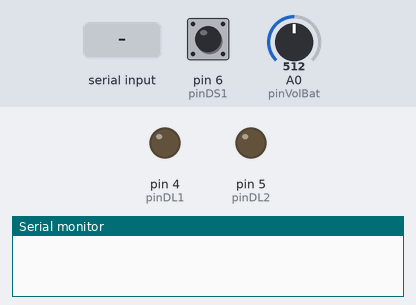
Recording of a sketch running on a simulated Arduino Uno, built with avr-gcc and run on an emulated ATmega328P. Shown: output pins drawn as LEDs (lit = HIGH), the last lines printed to the serial monitor. The inputs (shaded band) are chosen by the test bench; at power-on: pin 6 (pinDS1) HIGH, A0 (pinVolBat) = 512.

Above: at 1.2 s.
1.3 s: "l2,1\n" received over Serial
At 4.5 s:
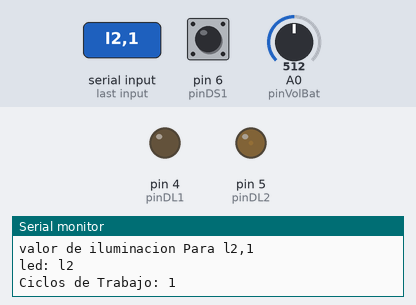
5.5 s: "l2,150\n" received over Serial
At 9.0 s:
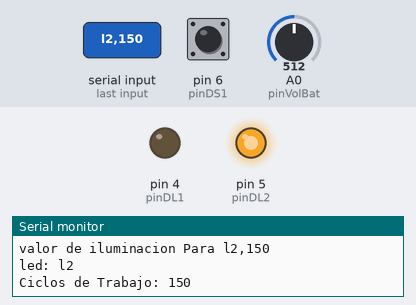
9.5 s: "l2" received over Serial
At 13.2 s:
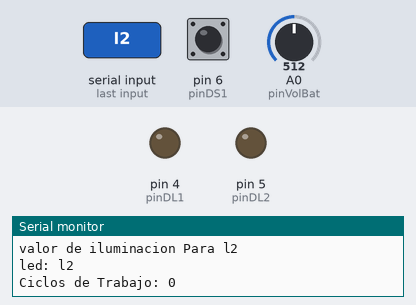
Timing chart, 0 to 14.7 s (numbered marks = the images above; inputs shaded):
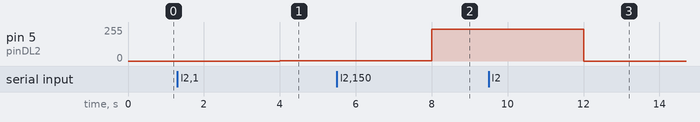

The sketch:

test.ino
```cpp
int pinDL1 =  4;// led Dl1
int pinDL2 =  5;// led Dl2
int pinDS1 = 6;//pulsador DS1
int pinDS2 = 7;//pulsador DS2
int pinSensor = 3;//salida PWM
int pinVolBat = A0; // lectura de voltaje de la bateria
unsigned long previousMillis = 0;// variable inicial para calculo de tiempo
const long interval = 3000; // intervalo de 3 segundos segun el reqerimiento

void batStatus(){
    int value;
    float volt;

    value = analogRead(pinVolBat);
    volt = value * 5.0 / 1024;
    Serial.print("voltaje bateria: ");
    Serial.println(volt);
}

void ledLevel(){
    String ledValue = "";
    String led = "";
    int workCycle = 0;

    if (Serial.available() > 0){
    ledValue= Serial.readString();
    Serial.println("valor de iluminacion Para "+ledValue);
    led = ledValue.substring(0,ledValue.indexOf(","));
    Serial.println("led: "+led);
    workCycle = (int)ledValue.substring(ledValue.indexOf(",")+1,ledValue.length()).toInt();
    Serial.print("Ciclos de Trabajo: ");
    Serial.println(workCycle);
    if(led == "l1"){
      analogWrite(pinDL1, workCycle * 255 /100);
      }
    else if(led == "l2"){
      analogWrite(pinDL2, workCycle * 255 /100);
    }
    else{
      Serial.println("Ups!! Caracter incorrecto");
    }
    }
}

void sensorBt(){
  if (digitalRead(pinDS1) == LOW && digitalRead(pinDS2) == LOW) {
    digitalWrite(pinSensor, HIGH);
  }
  else{
    digitalWrite(pinSensor, LOW);
  }
}

void setup() {
  TCCR2B = TCCR2B & B11111000 | B00000010;    // TIM2 (Pin3 & Pin11) divisor = 8  PWM frecuencia = 3921.16 Hz

  pinMode(pinDL1, OUTPUT);
  pinMode(pinDL2, OUTPUT);
  pinMode(pinSensor, OUTPUT);

  pinMode(pinDS1, INPUT);
  pinMode(pinDS2, INPUT);


  Serial.begin(9600);
}

void loop() {

  unsigned long currentMillis = millis();
  if (currentMillis - previousMillis >= interval) {
      batStatus();
  }
  ledLevel();
  sensorBt();
  delay(3000);
}
```

Measured:
- after the input at 1.3 s, pin 5 (pinDL2): 0/255 → 2/255 after 2.7 s
- after the input at 5.5 s, pin 5 (pinDL2): 2/255 → 240/255 after 2.5 s
- after the input at 9.5 s, pin 5 (pinDL2): 240/255 → 0/255 after 2.5 s
